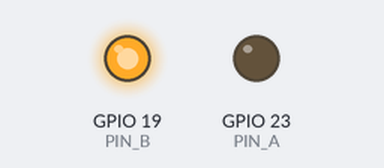
This sketch was run on a simulated ESP32. On the bench: output pins drawn as LEDs (lit = HIGH). Random numbers use the default seed unless the sketch sets one.

Above: at 0.15 s.
Timing chart, 0 to 2.0 s (numbered marks = the images above):
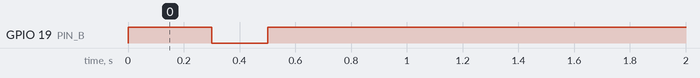

The sketch:

2025_08_19_tucker_interactive_v1.01.ino
```cpp
// ESP32 Arduino sketch
// Pattern: HIGH 0.3s -> LOW 0.2s -> HIGH 15min -> repeat
// Randomly choose between two safe-at-boot pins each cycle.

#include <esp_system.h>  // for esp_random()

// Two output pins that are safe at boot (not strapping, not flash, not input-only)
const int PIN_A = 23;
const int PIN_B = 19;

// Durations in milliseconds
const uint32_t T_HIGH_SHORT = 300;                       // 0.3 s
const uint32_t T_LOW_SHORT  = 200;                       // 0.2 s
const uint32_t T_HIGH_LONG  = 4UL * 60UL * 1000UL;      // 15 minutes

enum Phase : uint8_t { PH_HIGH_SHORT, PH_LOW_SHORT, PH_HIGH_LONG };
Phase phase = PH_HIGH_SHORT;

uint32_t phaseStartMs = 0;
int activePin = PIN_A;    // will be randomized per cycle

void setBothLow() {
  digitalWrite(PIN_A, LOW);
  digitalWrite(PIN_B, LOW);
}

void pickRandomPinForCycle() {
  // Randomly choose PIN_A or PIN_B
  activePin = (random(0, 2) == 0) ? PIN_A : PIN_B;
  // Ensure the non-active stays LOW
  digitalWrite((activePin == PIN_A) ? PIN_B : PIN_A, LOW);
}

void enterPhase(Phase p) {
  phase = p;
  phaseStartMs = millis();

  switch (phase) {
    case PH_HIGH_SHORT:
      digitalWrite(activePin, HIGH);
      break;
    case PH_LOW_SHORT:
      digitalWrite(activePin, LOW);
      break;
    case PH_HIGH_LONG:
      digitalWrite(activePin, HIGH);
      break;
  }
}

void setup() {
  // Seed RNG with hardware RNG
  randomSeed(esp_random());

  pinMode(PIN_A, OUTPUT);
  pinMode(PIN_B, OUTPUT);
  setBothLow();  // defined state at boot

  pickRandomPinForCycle();
  enterPhase(PH_HIGH_SHORT);
}

void loop() {
  uint32_t now = millis();

  switch (phase) {
    case PH_HIGH_SHORT:
      if (now - phaseStartMs >= T_HIGH_SHORT) {
        enterPhase(PH_LOW_SHORT);
      }
      break;

    case PH_LOW_SHORT:
      if (now - phaseStartMs >= T_LOW_SHORT) {
        enterPhase(PH_HIGH_LONG);
      }
      break;

    case PH_HIGH_LONG:
      if (now - phaseStartMs >= T_HIGH_LONG) {
        // End of the full pattern on this pin:
        // hold both LOW briefly, pick a new pin, and restart
        setBothLow();
        pickRandomPinForCycle();
        enterPhase(PH_HIGH_SHORT);
      }
      break;
  }

  // Do other work here without blocking...
}
```

Measured:
- by itself, GPIO 19 (PIN_B): HIGH → LOW at 0.30 s, → HIGH 0.20 s later
